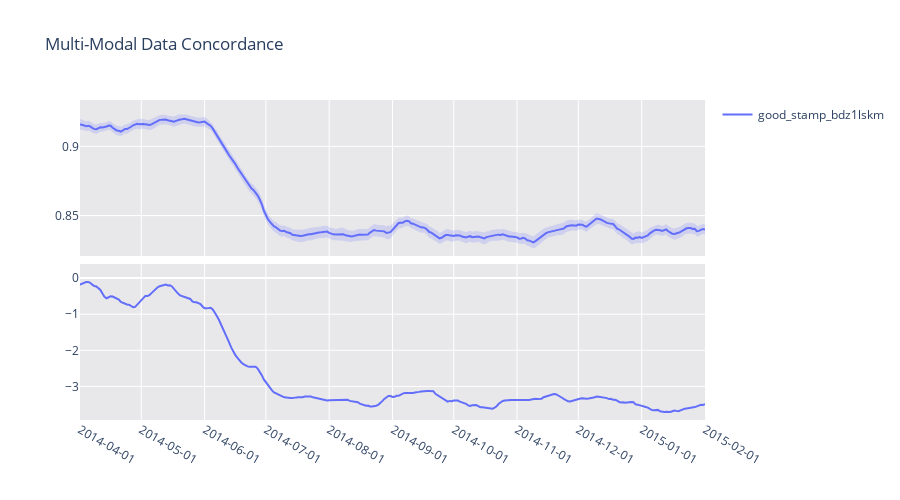

Here is the notebook cell this chart was saved with:
### Code cell
from model_drift.figure_helper import FigureHelper
import pandas as pd

def smooth(y: pd.DataFrame, span=7):
    if span > 0:
        ys = y.ewm(span=span, ignore_na=False).mean()
        ys[y.isna()] = None
    else:
        ys = y    
    return ys

graph_start = "2014-04-01"
graph_end = "2015-02-01"

x = pd.date_range(pd.to_datetime(graph_start)-pd.DateOffset(n=30), pd.to_datetime(graph_end)+pd.DateOffset(n=30))
fh = FigureHelper(x, color_list=['#636EFA', '#EF553B', '#00CC96', '#AB63FA', '#8C564B', '#7f7f7f'])

perf_df = perf_df.reindex(x)
error_perf_df = error_perf_df.reindex(x)
mmc = mmc.reindex(x)

fh.add_trace(y=smooth(perf_df, span=7), 
                 yu=smooth(perf_df+error_perf_df, span=7),
                 yl=smooth(perf_df-error_perf_df, span=7), name=run, connectgaps=False, row=1, col=1, showlegend=True)

fh.add_trace(y=smooth(mmc, span=7), name=run, connectgaps=False, row=2, col=1)

fig = fh.make_fig(shared_xaxes=True, vertical_spacing=0.025)
fig.update_xaxes(showspikes=True, spikecolor="black", spikesnap="cursor", spikemode="across", spikethickness=1, 
                 range=[graph_start, graph_end])
fig.update_layout(spikedistance=1000, height=500, plot_bgcolor="#E8E8EA", title="Multi-Modal Data Concordance")

xaxis = dict(
        tickformat = '%Y-%m-%d',
        tickmode = 'linear',
        dtick = "M1"
    )
fig.update_layout(
    xaxis1=xaxis,
    xaxis2=xaxis,
)

fig.show()

### Figure 1 — Plotly figure (JSON) as saved in the notebook; plotly's stock layout.template omitted (floating-point values rounded to 4 significant figures; data arrays with more than 128 entries replaced by an {"elided": "..."} marker saying what was removed)
{"data": [{"connectgaps": false, "customdata": {"elided": "367x1 float values"}, "hovertemplate": "%{x}<br>good_stamp_bdz1lskm: %{y}<br><br>good_stamp_bdz1lskm=%{customdata[0]:.3f}<extra></extra>", "legendgroup": "good_stamp_bdz1lskm", "line": {"color": "#636EFA", "dash": "solid"}, "name": "good_stamp_bdz1lskm", "showlegend": true, "type": "scatter", "x": {"elided": "367 str values"}, "xaxis": "x", "y": {"elided": "367 float values"}, "yaxis": "y"}, {"connectgaps": false, "customdata": {"elided": "367x1 float values"}, "hovertemplate": "%{x}<br>good_stamp_bdz1lskm: %{y}<br><br>good_stamp_bdz1lskm=%{customdata[0]:.3f}<extra></extra>", "legendgroup": "good_stamp_bdz1lskm", "line": {"color": "#636EFA", "dash": "solid"}, "name": "good_stamp_bdz1lskm", "showlegend": false, "type": "scatter", "x": {"elided": "367 str values"}, "xaxis": "x2", "y": {"elided": "367 float values"}, "yaxis": "y2"}, {"connectgaps": false, "hoverinfo": "skip", "legendgroup": "good_stamp_bdz1lskm", "line": {"width": 0}, "name": "good_stamp_bdz1lskm", "showlegend": false, "type": "scatter", "x": {"elided": "337 str values"}, "xaxis": "x", "y": {"elided": "337 float values"}, "yaxis": "y"}, {"connectgaps": false, "fill": "tonexty", "fillcolor": "rgba(0.38823529411764707, 0.43137254901960786, 0.9803921568627451, 0.2)", "hoverinfo": "skip", "legendgroup": "good_stamp_bdz1lskm", "line": {"width": 0}, "name": "good_stamp_bdz1lskm", "showlegend": false, "type": "scatter", "x": {"elided": "337 str values"}, "xaxis": "x", "y": {"elided": "337 float values"}, "yaxis": "y"}], "layout": {"height": 500, "plot_bgcolor": "#E8E8EA", "spikedistance": 1000, "title": {"text": "Multi-Modal Data Concordance"}, "xaxis": {"anchor": "y", "domain": [0, 1], "dtick": "M1", "matches": "x2", "range": ["2014-04-01", "2015-02-01"], "showspikes": true, "showticklabels": false, "spikecolor": "black", "spikemode": "across", "spikesnap": "cursor", "spikethickness": 1, "tickformat": "%Y-%m-%d", "tickmode": "linear"}, "xaxis2": {"anchor": "y2", "domain": [0, 1], "dtick": "M1", "range": ["2014-04-01", "2015-02-01"], "showspikes": true, "spikecolor": "black", "spikemode": "across", "spikesnap": "cursor", "spikethickness": 1, "tickformat": "%Y-%m-%d", "tickmode": "linear"}, "yaxis": {"anchor": "x", "domain": [0.5125, 1]}, "yaxis2": {"anchor": "x2", "domain": [0, 0.4875]}}}
